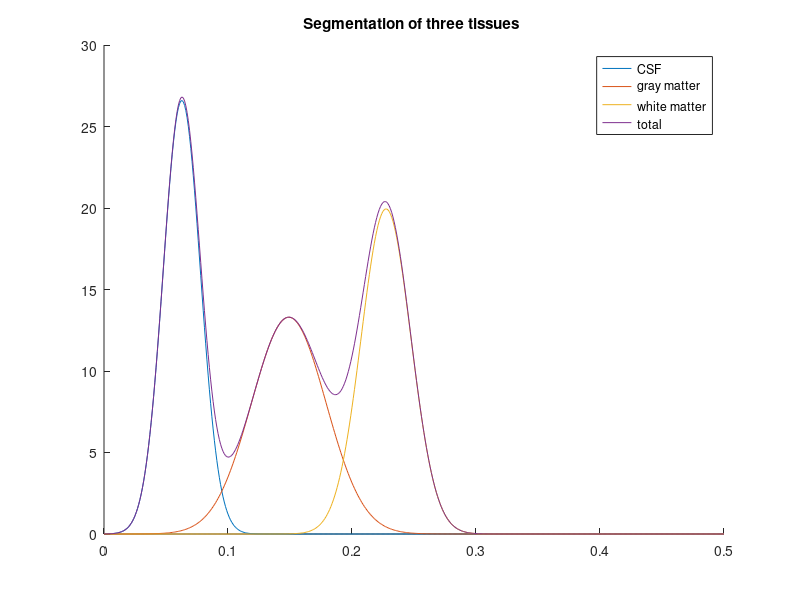

Recreate this plot in MATLAB.
variable = 0:0.001:0.5;

CSF_mu = 0.0627451; 
CSF_stadard = 0.015;
CSF = normpdf(variable, CSF_mu, CSF_stadard);


gray_matter_mu = 0.14902;
gray_matter_stadard = 0.03;
gray = normpdf( variable, gray_matter_mu, gray_matter_stadard);


white_matter_mu = 0.227451; 
white_matter_stadard = 0.02;
white = normpdf( variable, white_matter_mu, white_matter_stadard);

total = CSF + gray + white;

figure;
hold on;
plot(variable, CSF);
plot(variable, gray);
plot(variable, white);
plot( variable, total);
title('Segmentation of three tissues ');
legend('CSF', 'gray matter', 'white matter', 'total');
hold off;
